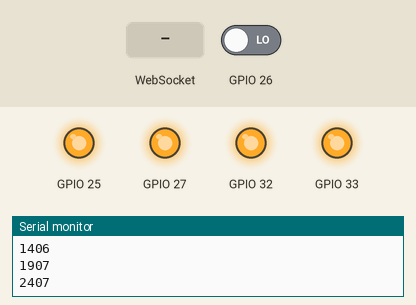
Recording of a sketch running on a simulated ESP32. Parts: output pins drawn as LEDs (lit = HIGH), the last lines printed to the serial monitor. The inputs (shaded band) are chosen by the test bench; at power-on: GPIO 26 LOW. WiFi joins after 1.5 s; servers stay silent unless stated.

Above: at 2.6 s.
2.7 s: WebSocket text "1" received
At 3.05 s:
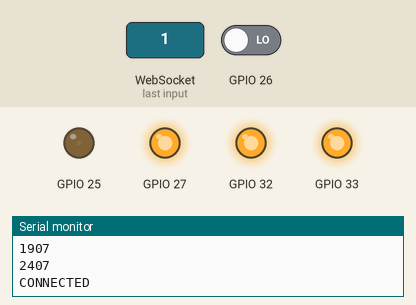
5.7 s: GPIO 26 driven HIGH
7.3 s: GPIO 26 driven LOW
At 10.2 s:
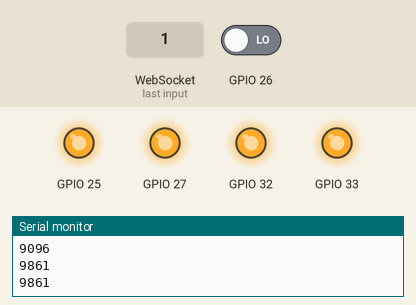
10.3 s: WebSocket text "guiData:" received
At 11.0 s:
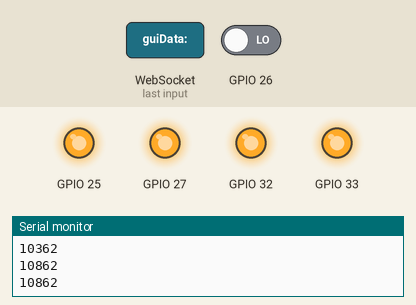
Timing chart, 0 to 12.8 s (numbered marks = the images above; inputs shaded):
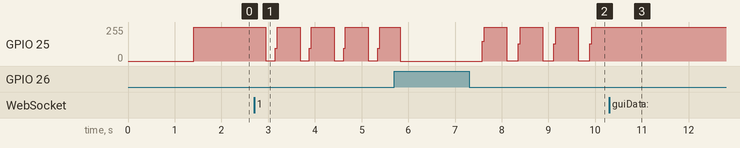

The sketch:

BlueSnowBci.ino
```cpp
#include <ArduinoOTA.h>
#include "MinServer.h"
#include "Ads.h"
#include <ArduinoJson.h>

MinServer minServer; Ads ads;
StaticJsonDocument<400> doc;

void onmessage(uint8_t* msg){
  String message=String((char*)msg);
  if(message.startsWith("guiData:")){
    deserializeJson(doc,(char*)(msg+strlen("guiData:")));
    int sampleFreq = doc["sampleFreq"];
    int memSize = doc["memSize"];
    ads.setAll(sampleFreq,memSize);
  }
}

void AdsWantsToBroadcastTXT(String message){
  minServer.broadcastTXT(message);
}

void setup(){
  Serial.begin(115200);
  ads.init(33,25,26,27,32,2000000,"1");
  minServer.connectWifi("SHAMELESS","00000000");
  //  void init(int clk,int cs,int dtReady,int sync,
  //  int reset,int spiSpeed,String chipId);
  ArduinoOTA.begin();
}

void loop(){
  Serial.println(millis()); delay(500);
  minServer.runRoutine();
  if(minServer.wsConnected) ads.fillMemAndSend();
  ArduinoOTA.handle();
}
```

Ads.cpp
```cpp
#include "Ads.h"

Ads::Ads(){}

void Ads::setAll(int sampleFreq,int memSize){
  this->sampleFreq=sampleFreq; this->memSize=memSize;
  for(int i=0;i<memSize;i++) sampleTimeAxis[i]=i*1e6/sampleFreq;
}

void Ads::fillMemAndSend(){
  int n=0; unsigned long start=micros();
  while(n<memSize){
    if(micros()-start>sampleTimeAxis[n]) adsRead(n++);
  }
  String message=String("{\"chipId\":")+chipId
                       +",\"sampleFreq\":"+String(sampleFreq)
                       +",\"data\":[";
  for(int ch=0;ch<8;ch++){ message+="[";
    for(n=0;n<memSize;n++){
      message+=String(adcRaws[ch][n]);
      if(n!=memSize-1) message+=","; else message+="]";
    }
    if(ch!=7) message+=","; else message+="]";
  }
  Serial.println(millis());
  AdsWantsToBroadcastTXT(message+"}");
}

void Ads::init(int clk,int cs,int dtReady,int sync,
int reset,int spiSpeed,String chipId){
  setAll(1000,100);
  this->cs=cs; this->dtReady=dtReady;
  this->spiSpeed=spiSpeed; this->chipId=chipId;
  ledcSetup(0,8000000,1); ledcAttachPin(clk,0); ledcWrite(0,1);
  pinMode(cs,OUTPUT); pinMode(dtReady,INPUT);
  pinMode(sync,OUTPUT); digitalWrite(sync,HIGH);
  pinMode(reset,OUTPUT); digitalWrite(reset,LOW);
  delay(1); digitalWrite(reset,HIGH); delay(500);
  spi=new SPIClass(HSPI); spi->begin(); delay(500);
  while(digitalRead(dtReady)){}

  spi->beginTransaction(SPISettings(spiSpeed,MSBFIRST,SPI_MODE1));
  digitalWrite(cs,LOW); delayMicroseconds(100);
  spi->transfer(0xFE); delay(5);
  const byte regNdata[6]={0x00,0x01,0x02,0x00,0x03,0xF0};
  for(int i=0;i<3;i++){
    spi->transfer(0x50|regNdata[i]); spi->transfer(0x00);
    spi->transfer(regNdata[i+1]); delayMicroseconds(100);
  }
  spi->transfer(0xF0); delay(400);
  digitalWrite(cs,HIGH); spi->endTransaction();
}

void Ads::adsRead(int n){
  spi->beginTransaction(SPISettings(spiSpeed,MSBFIRST,SPI_MODE1));
  digitalWrite(cs,LOW); delayMicroseconds(2);
  for(int ch=0;ch<8;ch++){
    while(digitalRead(dtReady)){}
    spi->transfer(0x50|0x01); spi->transfer(0x00);
    spi->transfer(channels[ch]); delayMicroseconds(2);
    spi->transfer(0xFC); delayMicroseconds(2);
    spi->transfer(0x00); delayMicroseconds(250);
    spi->transfer(0x01); delayMicroseconds(5);
    long x;
    x=spi->transfer(0);  x<<=8;
    x|=spi->transfer(0); x<<=8;
    x|=spi->transfer(0); delayMicroseconds(2);
    if(x>0x7fffff) x-=16777216; //2's complement
    adcRaws[ch][n]=x;
  }
  digitalWrite(cs,HIGH); spi->endTransaction();
}
```

Ads.h
```cpp
#ifndef Ads_h
#define Ads_h

#include<Arduino.h>
#include<SPI.h>

void AdsWantsToBroadcastTXT(String message);

class Ads{
private:
  uint8_t cs,dtReady; uint32_t spiSpeed; String chipId;
  SPIClass* spi;
  int sampleFreq,memSize;
  unsigned long sampleTimeAxis[2000];
  long adcRaws[8][2000];
  byte channels[8]={0x08,0x18,0x28,0x38,0x48,0x58,0x68,0x78};
  void adsRead(int n);
public:
  Ads();
  void setAll(int sampleFreq,int memSize);
  void fillMemAndSend();
  void init(int clk,int cs,int dtReady,int sync,
    int reset,int spiSpeed,String chipId);
};

#endif
```

MinServer.cpp
```cpp
#include "MinServer.h"

MinServer::MinServer(){}

void MinServer::runRoutine(){
  webSocketsServer->loop();
}

void MinServer::connectWifi(char* id,char* password){
  Serial.begin(115200); wsConnected=false;
  /*WiFi.begin(id, password);
  while (WiFi.status() != WL_CONNECTED) {
    delay(500); int n = WiFi.scanNetworks();
    if (n == 0) Serial.println("no networks found");
    else for (int i = 0; i < n; ++i) {
        Serial.print(i); Serial.print(": "); Serial.print(WiFi.SSID(i));
        Serial.print("\t");  Serial.println(WiFi.RSSI(i));  delay(10);
    }
  }*/
  WiFi.softAP("FUCK","YOURMOTHER");
  Serial.print("\n IP address: "); Serial.println(WiFi.softAPIP());

  webSocketsServer=new WebSocketsServer(81);
  webSocketsServer->begin();
  webSocketsServer->onEvent([this]
    (uint8_t num,WStype_t type,uint8_t* msg,size_t length){
      switch(type){
        case WStype_DISCONNECTED:{wsConnected=false;
          Serial.println("DISCONNECTED");} break;
        case WStype_CONNECTED:{wsConnected=true;
          Serial.println("CONNECTED");} break;
        case WStype_TEXT:{onmessage(msg);} break;
      }
    }
  );
}

void MinServer::broadcastTXT(String msg){
  webSocketsServer->broadcastTXT(msg);
}
```

MinServer.h
```cpp
#ifndef MinServer_h
#define MinServer_h

#include <WiFi.h>
#include <WebSocketsServer.h>

void onmessage(uint8_t* msg);

class MinServer{
private:
  WebSocketsServer* webSocketsServer;
public:
  bool wsConnected;
  MinServer();
  void runRoutine();
  void connectWifi(char* id,char* password);
  void broadcastTXT(String msg);
};

#endif
```

Measured:
- after the input at 2.7 s, GPIO 25: 255/255 → 1/255 after 0.25 s, then repeats every 0.73 s: 95/255 0.04 s, 255/255 0.49 s, 1/255 0.20 s
- after the input at 7.3 s, GPIO 25: 0/255 → 147/255 after 0.29 s, then repeats every 0.76 s: 255/255 0.48 s, 1/255 0.24 s, 130/255 0.04 s
- after the input at 10.3 s, GPIO 25: stops changing and stays 255/255
